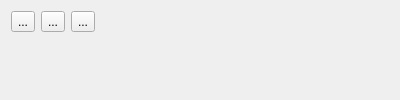
<?xml version="1.0" encoding="UTF-8"?>
<ui version="4.0">
 <class>NDLCom::NDLCom</class>
 <widget class="QWidget" name="NDLCom::NDLCom">
  <property name="geometry">
   <rect>
    <x>0</x>
    <y>0</y>
    <width>400</width>
    <height>100</height>
   </rect>
  </property>
  <property name="minimumSize">
   <size>
    <width>400</width>
    <height>100</height>
   </size>
  </property>
  <property name="windowTitle">
   <string>Form</string>
  </property>
  <layout class="QVBoxLayout" name="verticalLayout">
   <item>
    <layout class="QHBoxLayout" name="connectField">
     <item>
      <widget class="QToolButton" name="connectSerial">
       <property name="text">
        <string>...</string>
       </property>
       <property name="toolButtonStyle">
        <enum>Qt::ToolButtonTextBesideIcon</enum>
       </property>
      </widget>
     </item>
     <item>
      <widget class="QToolButton" name="connectUdp">
       <property name="text">
        <string>...</string>
       </property>
       <property name="toolButtonStyle">
        <enum>Qt::ToolButtonTextBesideIcon</enum>
       </property>
      </widget>
     </item>
     <item>
      <widget class="QToolButton" name="disconnectAll">
       <property name="text">
        <string>...</string>
       </property>
       <property name="toolButtonStyle">
        <enum>Qt::ToolButtonTextBesideIcon</enum>
       </property>
      </widget>
     </item>
     <item>
      <spacer name="horizontalSpacer">
       <property name="orientation">
        <enum>Qt::Horizontal</enum>
       </property>
       <property name="sizeHint" stdset="0">
        <size>
         <width>0</width>
         <height>20</height>
        </size>
       </property>
      </spacer>
     </item>
    </layout>
   </item>
   <item>
    <widget class="QScrollArea" name="scrollArea">
     <property name="frameShape">
      <enum>QFrame::NoFrame</enum>
     </property>
     <property name="widgetResizable">
      <bool>true</bool>
     </property>
     <widget class="QWidget" name="scrollAreaWidgetContents">
      <property name="geometry">
       <rect>
        <x>0</x>
        <y>0</y>
        <width>382</width>
        <height>49</height>
       </rect>
      </property>
      <layout class="QVBoxLayout" name="verticalLayout_3">
       <property name="spacing">
        <number>6</number>
       </property>
       <property name="margin">
        <number>0</number>
       </property>
       <item>
        <layout class="QVBoxLayout" name="areaGates">
         <item>
          <spacer name="verticalSpacer">
           <property name="orientation">
            <enum>Qt::Vertical</enum>
           </property>
           <property name="sizeHint" stdset="0">
            <size>
             <width>20</width>
             <height>40</height>
            </size>
           </property>
          </spacer>
         </item>
        </layout>
       </item>
      </layout>
     </widget>
    </widget>
   </item>
  </layout>
 </widget>
 <resources/>
 <connections/>
</ui>
